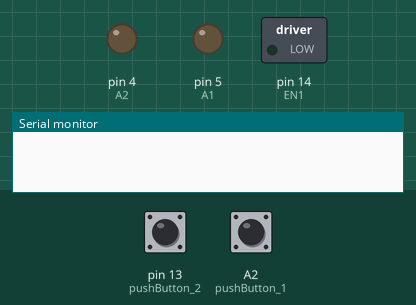
This sketch was run on a simulated Arduino Uno, built with avr-gcc and run on an emulated ATmega328P. Parts: switched loads named in the sketch (green lamp = pin HIGH), output pins drawn as LEDs (lit = HIGH), the last lines printed to the serial monitor. Dashed ring = blinking. The inputs (shaded band) are chosen by the test bench; at power-on: pin 13 (pushButton_2) LOW, A2 (pushButton_1) LOW.

Above: at 1.2 s.
1.3 s: pin 13 (pushButton_2) pulled HIGH for 3.2 s
At 5.4 s:
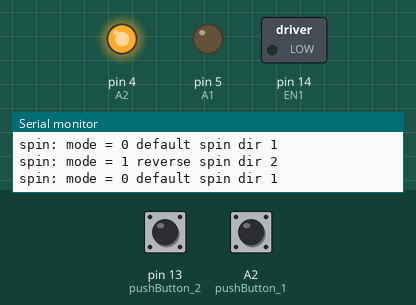
6.0 s: A2 (pushButton_1) pulled HIGH for 0.15 s
At 6.5 s:
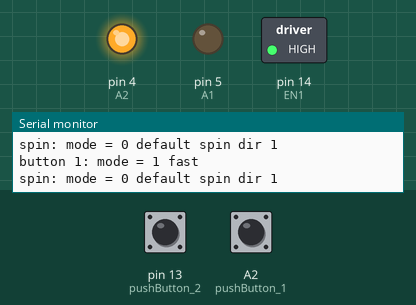
7.6 s: pin 13 (pushButton_2) pulled HIGH for 0.15 s
At 8.0 s:
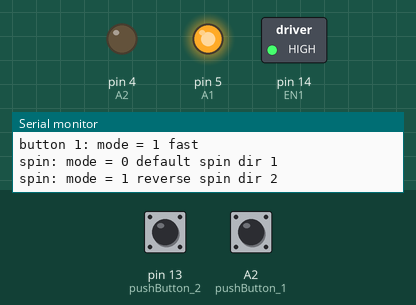
9.2 s: A2 (pushButton_1) pulled HIGH for 1 s
At 9.5 s:
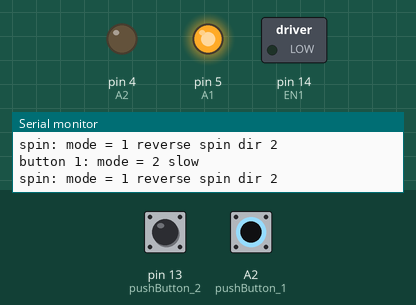
11.7 s: A2 (pushButton_1) pulled HIGH for 3.2 s
At 14.9 s:
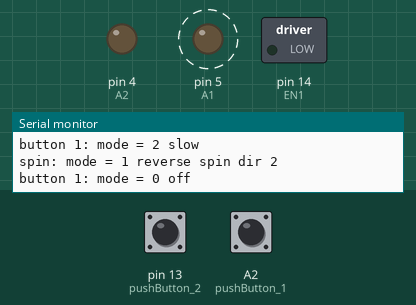
16.4 s: pin 13 (pushButton_2) pulled HIGH for 1 s
At 18.0 s:
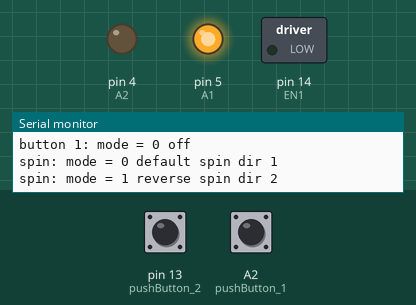
Timing chart, 0 to 19.5 s (numbered marks = the images above; inputs shaded):
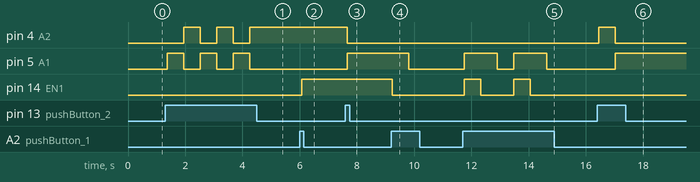

Measured:
- after the input at 1.3 s, pin 4 (A2): alternates HIGH for 0.58 s and LOW for 0.58 s, 5 changes in all, then stays HIGH, starting after 0.65 s; pin 5 (A1): alternates HIGH for 0.58 s and LOW for 0.58 s, 6 changes in all, then stays LOW, starting after 0.08 s
- after the input at 6.0 s, pin 14 (EN1): LOW → HIGH after 0.08 s
- after the input at 7.6 s, pin 4 (A2): HIGH → LOW after 0.05 s; pin 5 (A1): LOW → HIGH after 0.05 s
- after the input at 9.2 s, pin 5 (A1): HIGH → LOW after 0.60 s; pin 14 (EN1): HIGH → LOW at once
- after the input at 11.7 s, pin 5 (A1): alternates HIGH for 1.2 s and LOW for 0.58 s, starting after 0.05 s; pin 14 (EN1): alternates HIGH for 0.58 s and LOW for 1.2 s, 4 changes in all, then stays LOW, starting after 0.05 s
- after the input at 16.4 s, pin 4 (A2): LOW → HIGH after 0.06 s, → LOW 0.58 s later; pin 5 (A1): LOW → HIGH after 0.63 s

The sketch:

motorControl.ino
```cpp
/*
  ***********************************************************************************
  *    This code was created by : Mina Waheeb
  *    Date created             : 1/26/2022
  *    Date last modified       : 2/03/2022
  *    modifications            :
  *
  ***********************************************************************************

  motorControl

  This program controls a motor speed and spin, the component parts are:
    -NodeMCU
    -L293D
    -2 pushbuttons w/10 KOhms each
    -external 5v power supply
    -motor

    This code and pushbuttons control the motor-propeller in the following way:
      Upon power-up or processor reset, the motor inital state is off
      (i.e.not rotating). Pushbutton_1 cycles the motor between
      three states: Off, Fast, and Slow (in that order). Pushbutton_2
      changes the direction of spin. The default direction causes air to
      flow from the propeller toward the motor. Pressing the direction
      button whether or not the motor is spinning reverses the direction.
      Pressing both buttons simultaneously stops the motor and reset its
      direction to the default.
*/

// defining push-buttons pins
int pushButton_1 = 16;
int pushButton_2 = 13;

// defining functions
void button_1_Pressed();
void button_2_Pressed();
void both__Pressed();
void spin();

// defining button state vars
int buttonState_1 = digitalRead(pushButton_1);
int buttonState_2 = digitalRead(pushButton_2);

// defining push-button mode vars
int mode_button_1 = 1;
int mode_button_2 = 0;

/*************************************************************
 *            L293D and NodeMCU pin definitions              *
**************************************************************/
int EN1 = 14; // Pin 1 of L293D IC, GPIO14-D5 Pin of NodeMCU

int A1 = 5; // NodeMCU D1 GPIO5 = L293D Control_IN1(A1) PIN2
int A2 = 4; // NodeMCU D2 GPIO4 = L293D Control_IN2(A2) PIN7

void setup()
{
  Serial.begin(9600); // setting up serial for testing

  // setting push-buttons pins as inputs
  pinMode(pushButton_1, INPUT);
  pinMode(pushButton_2, INPUT);

  // Set all motor control pins to outputs
  pinMode(EN1, OUTPUT); // NodeMCU GPIO14-D5 = L293D PIN1 Enable (control_motor_speed)
  pinMode(A1, OUTPUT);  // L293D motor Control_IN1(A1) PIN2
  pinMode(A2, OUTPUT);  // L293D motor Control_IN2(A2) PIN7

  // Turn off motor - Initial state
  digitalWrite(A1, LOW);
  digitalWrite(A2, LOW);
}

void loop()
{
  // read push-buttons input state
  buttonState_1 = digitalRead(pushButton_1);
  buttonState_2 = digitalRead(pushButton_2);

  // push-buttons conditional statements
  if(buttonState_1 && buttonState_2 == 1)
  {
    both__Pressed();
  }
  else if(buttonState_2 == 1)
  {
    button_2_Pressed();
  }
  else if(buttonState_1 == 1)
  {
    button_1_Pressed();
  }

  delay(125); // button bounce delay
}

/***************************************************
 ***************************************************
 *         push-buttons functions below            *
 ***************************************************
***************************************************/

// if push-button 1 is pushed
void button_1_Pressed()
{
  if(mode_button_1 == 0)
  {
    // Set motor off
    // For PWM maximum possible values are 0 to 255
    analogWrite(EN1, 0);

    // Turn on motor
    digitalWrite(A1, LOW);
    digitalWrite(A2, LOW);

    Serial.println("button 1: mode = 0 off");
    mode_button_1++;
  }
  else if(mode_button_1 == 1)
  {
    // Set motor to maximum speed
    // For PWM maximum possible values are 0 to 255
    analogWrite(EN1, 255);

    Serial.println("button 1: mode = 1 fast");
    mode_button_1++;

    // Turn on motor
    spin();
  }
  else if(mode_button_1 == 2)
  {
    // Set motor to half speed (slow)
    // For PWM maximum possible values are 0 to 255
    analogWrite(EN1, 125);

    Serial.println("button 1: mode = 2 slow");
    mode_button_1 = 0;

    // Turn on motor
    spin();
  }

  delay(450); // button bounce delay
}

// if push-button 2 is pushed
void button_2_Pressed()
{
  if(mode_button_2 == 0)
  {
    // change motor spin (default: air towards motor)
    mode_button_2++;
    spin();
  }
  else if(mode_button_2 == 1)
  {
    // change motor spin (spin: air away from motor)
    mode_button_2 = 0;
    spin();
  }

  delay(450); // button bounce delay
}

// if both push-buttons are pushed
void both__Pressed()
{
  // reset direction and stop motors
  mode_button_1 = 1;
  mode_button_2 = 0;

  // Set motor off
  // For PWM maximum possible values are 0 to 255
  analogWrite(EN1, 0);

  // Turn on motor
  digitalWrite(A1, LOW);
  digitalWrite(A2, LOW);

  Serial.print("button 2 & 1 state: ");
  Serial.print(buttonState_1);
  Serial.println(buttonState_2);

  delay(450); // button bounce delay
}

// change motor spin
void spin()
{
  if(mode_button_2 == 0)
  {
    // change motor spin (default: air towards motor)
    Serial.println("spin: mode = 0 default spin dir 1");
    digitalWrite(A1, LOW);
    digitalWrite(A2, HIGH);
  }
  else if(mode_button_2 == 1)
  {
    // change motor spin (spin: air away from motor)
    Serial.println("spin: mode = 1 reverse spin dir 2");
    digitalWrite(A1, HIGH);
    digitalWrite(A2, LOW);
  }
}
```
